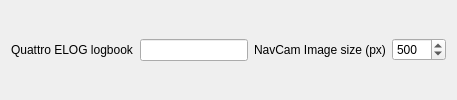
          <widget class="QWidget" name="quattro_tab">
           <attribute name="title">
            <string>Quattro</string>
           </attribute>
           <layout class="QHBoxLayout" name="horizontalLayout_10">
            <item>
             <layout class="QHBoxLayout" name="horizontalLayout_3">
              <item>
               <widget class="QLabel" name="quattro_elog_logbook_label">
                <property name="text">
                 <string>Quattro ELOG logbook</string>
                </property>
                <property name="buddy">
                 <cstring>quattro_elog_logbook_field</cstring>
                </property>
               </widget>
              </item>
              <item>
               <widget class="QLineEdit" name="quattro_elog_logbook_field">
                <property name="whatsThis">
                 <string>&lt;html&gt;&lt;head/&gt;&lt;body&gt;&lt;p&gt;&lt;span style=&quot; font-size:14pt; font-weight:600;&quot;&gt;Quattro ELOG logbook&lt;/span&gt;&lt;/p&gt;&lt;p&gt;Specify here the name of the Quattro logbook.&lt;/p&gt;&lt;/body&gt;&lt;/html&gt;</string>
                </property>
               </widget>
              </item>
              <item>
               <widget class="QLabel" name="img_navacam_size_label">
                <property name="text">
                 <string>NavCam Image size (px)</string>
                </property>
                <property name="buddy">
                 <cstring>quattro_navcam_size_spinbox</cstring>
                </property>
               </widget>
              </item>
              <item>
               <widget class="QSpinBox" name="quattro_navcam_size_spinbox">
                <property name="whatsThis">
                 <string>&lt;html&gt;&lt;head/&gt;&lt;body&gt;&lt;p&gt;&lt;span style=&quot; font-size:14pt; font-weight:600;&quot;&gt;Quattro navigation image size&lt;/span&gt;&lt;/p&gt;&lt;p&gt;Specify here the size in pixel of the navigation image.&lt;/p&gt;&lt;/body&gt;&lt;/html&gt;</string>
                </property>
                <property name="suffix">
                 <string/>
                </property>
                <property name="maximum">
                 <number>1024</number>
                </property>
                <property name="value">
                 <number>500</number>
                </property>
               </widget>
              </item>
             </layout>
            </item>
           </layout>
          </widget>
